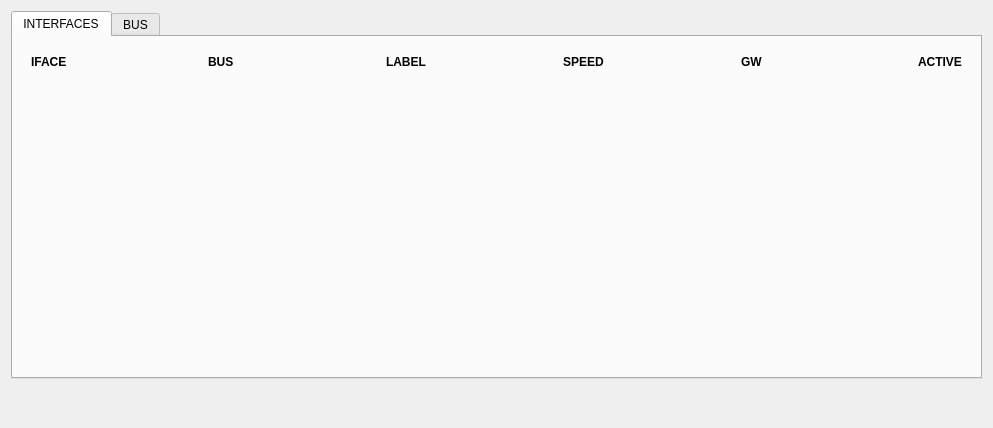
<?xml version="1.0" encoding="UTF-8"?>
<ui version="4.0">
 <class>BUS</class>
 <widget class="QWidget" name="BUS">
  <property name="geometry">
   <rect>
    <x>0</x>
    <y>0</y>
    <width>993</width>
    <height>428</height>
   </rect>
  </property>
  <property name="sizePolicy">
   <sizepolicy hsizetype="Preferred" vsizetype="Minimum">
    <horstretch>0</horstretch>
    <verstretch>0</verstretch>
   </sizepolicy>
  </property>
  <property name="windowTitle">
   <string/>
  </property>
  <layout class="QVBoxLayout" name="verticalLayout">
   <item>
    <widget class="QTabWidget" name="tabWidget">
     <property name="cursor">
      <cursorShape>ArrowCursor</cursorShape>
     </property>
     <property name="currentIndex">
      <number>0</number>
     </property>
     <widget class="QWidget" name="tabIface">
      <property name="sizePolicy">
       <sizepolicy hsizetype="Preferred" vsizetype="Minimum">
        <horstretch>0</horstretch>
        <verstretch>0</verstretch>
       </sizepolicy>
      </property>
      <property name="cursor">
       <cursorShape>ArrowCursor</cursorShape>
      </property>
      <property name="styleSheet">
       <string notr="true"/>
      </property>
      <attribute name="title">
       <string>INTERFACES</string>
      </attribute>
      <layout class="QVBoxLayout" name="tabIfaceLayout">
       <item>
        <widget class="QWidget" name="gridIface" native="true">
         <layout class="QGridLayout" name="ifaceGridLayout">
          <item row="0" column="3">
           <widget class="QLabel" name="busTitleSpeed">
            <property name="font">
             <font>
              <weight>75</weight>
              <bold>true</bold>
             </font>
            </property>
            <property name="text">
             <string>SPEED</string>
            </property>
           </widget>
          </item>
          <item row="0" column="0">
           <widget class="QLabel" name="busTitleIface">
            <property name="sizePolicy">
             <sizepolicy hsizetype="Preferred" vsizetype="Fixed">
              <horstretch>0</horstretch>
              <verstretch>0</verstretch>
             </sizepolicy>
            </property>
            <property name="font">
             <font>
              <weight>75</weight>
              <bold>true</bold>
             </font>
            </property>
            <property name="text">
             <string>IFACE</string>
            </property>
           </widget>
          </item>
          <item row="0" column="1">
           <widget class="QLabel" name="busTitlePreset">
            <property name="font">
             <font>
              <weight>75</weight>
              <bold>true</bold>
             </font>
            </property>
            <property name="text">
             <string>BUS</string>
            </property>
           </widget>
          </item>
          <item row="0" column="2">
           <widget class="QLabel" name="busTitleName">
            <property name="font">
             <font>
              <weight>75</weight>
              <bold>true</bold>
             </font>
            </property>
            <property name="text">
             <string>LABEL</string>
            </property>
           </widget>
          </item>
          <item row="0" column="4">
           <widget class="QLabel" name="busTitleGw">
            <property name="font">
             <font>
              <weight>75</weight>
              <bold>true</bold>
             </font>
            </property>
            <property name="text">
             <string>GW</string>
            </property>
           </widget>
          </item>
          <item row="0" column="5">
           <widget class="QLabel" name="busTitleActive">
            <property name="sizePolicy">
             <sizepolicy hsizetype="Fixed" vsizetype="Preferred">
              <horstretch>0</horstretch>
              <verstretch>0</verstretch>
             </sizepolicy>
            </property>
            <property name="font">
             <font>
              <weight>75</weight>
              <bold>true</bold>
             </font>
            </property>
            <property name="text">
             <string>ACTIVE</string>
            </property>
           </widget>
          </item>
         </layout>
        </widget>
       </item>
       <item>
        <spacer name="verticalSpacer_2">
         <property name="orientation">
          <enum>Qt::Vertical</enum>
         </property>
         <property name="sizeHint" stdset="0">
          <size>
           <width>20</width>
           <height>40</height>
          </size>
         </property>
        </spacer>
       </item>
      </layout>
     </widget>
     <widget class="QWidget" name="tabBus">
      <property name="cursor">
       <cursorShape>PointingHandCursor</cursorShape>
      </property>
      <attribute name="title">
       <string>BUS</string>
      </attribute>
      <layout class="QVBoxLayout" name="verticalLayout_2">
       <item>
        <widget class="QWidget" name="busEditor" native="true">
         <property name="sizePolicy">
          <sizepolicy hsizetype="Preferred" vsizetype="Preferred">
           <horstretch>0</horstretch>
           <verstretch>0</verstretch>
          </sizepolicy>
         </property>
         <layout class="QGridLayout" name="gridLayout">
          <item row="9" column="4">
           <widget class="QComboBox" name="fldOBD2">
            <property name="sizePolicy">
             <sizepolicy hsizetype="Preferred" vsizetype="Fixed">
              <horstretch>0</horstretch>
              <verstretch>0</verstretch>
             </sizepolicy>
            </property>
            <property name="minimumSize">
             <size>
              <width>80</width>
              <height>0</height>
             </size>
            </property>
            <property name="maximumSize">
             <size>
              <width>16777215</width>
              <height>16777215</height>
             </size>
            </property>
           </widget>
          </item>
          <item row="9" column="1">
           <widget class="QComboBox" name="fldOBD1">
            <property name="sizePolicy">
             <sizepolicy hsizetype="Preferred" vsizetype="Fixed">
              <horstretch>0</horstretch>
              <verstretch>0</verstretch>
             </sizepolicy>
            </property>
            <property name="minimumSize">
             <size>
              <width>80</width>
              <height>0</height>
             </size>
            </property>
            <property name="maximumSize">
             <size>
              <width>16777215</width>
              <height>16777215</height>
             </size>
            </property>
           </widget>
          </item>
          <item row="1" column="0">
           <widget class="QLabel" name="labelName">
            <property name="text">
             <string>NAME</string>
            </property>
           </widget>
          </item>
          <item row="13" column="5">
           <widget class="QPushButton" name="editorCancel">
            <property name="sizePolicy">
             <sizepolicy hsizetype="Preferred" vsizetype="Fixed">
              <horstretch>0</horstretch>
              <verstretch>0</verstretch>
             </sizepolicy>
            </property>
            <property name="maximumSize">
             <size>
              <width>16777215</width>
              <height>16777215</height>
             </size>
            </property>
            <property name="cursor">
             <cursorShape>PointingHandCursor</cursorShape>
            </property>
            <property name="text">
             <string>CANCEL</string>
            </property>
            <property name="cssClass" stdset="0">
             <string>btn-danger</string>
            </property>
           </widget>
          </item>
          <item row="1" column="4">
           <widget class="QLabel" name="lblPadding">
            <property name="text">
             <string>PADDING</string>
            </property>
           </widget>
          </item>
          <item row="13" column="2">
           <widget class="QPushButton" name="btnDelete">
            <property name="text">
             <string>DELETE</string>
            </property>
            <property name="cssClass" stdset="0">
             <string>btn-danger</string>
            </property>
           </widget>
          </item>
          <item row="7" column="5">
           <widget class="QComboBox" name="fldWire21">
            <property name="sizePolicy">
             <sizepolicy hsizetype="Preferred" vsizetype="Fixed">
              <horstretch>0</horstretch>
              <verstretch>0</verstretch>
             </sizepolicy>
            </property>
            <property name="minimumSize">
             <size>
              <width>80</width>
              <height>0</height>
             </size>
            </property>
            <property name="maximumSize">
             <size>
              <width>16777215</width>
              <height>16777215</height>
             </size>
            </property>
           </widget>
          </item>
          <item row="7" column="2">
           <widget class="QComboBox" name="fldWire11">
            <property name="sizePolicy">
             <sizepolicy hsizetype="Preferred" vsizetype="Fixed">
              <horstretch>0</horstretch>
              <verstretch>0</verstretch>
             </sizepolicy>
            </property>
            <property name="minimumSize">
             <size>
              <width>80</width>
              <height>0</height>
             </size>
            </property>
            <property name="maximumSize">
             <size>
              <width>16777215</width>
              <height>16777215</height>
             </size>
            </property>
           </widget>
          </item>
          <item row="13" column="4">
           <widget class="QPushButton" name="editorSave">
            <property name="sizePolicy">
             <sizepolicy hsizetype="Preferred" vsizetype="Fixed">
              <horstretch>0</horstretch>
              <verstretch>0</verstretch>
             </sizepolicy>
            </property>
            <property name="minimumSize">
             <size>
              <width>180</width>
              <height>0</height>
             </size>
            </property>
            <property name="text">
             <string>SAVE</string>
            </property>
            <property name="cssClass" stdset="0">
             <string>btn-success</string>
            </property>
           </widget>
          </item>
          <item row="4" column="1">
           <widget class="QComboBox" name="fldKlnInit">
            <property name="sizePolicy">
             <sizepolicy hsizetype="Preferred" vsizetype="Fixed">
              <horstretch>0</horstretch>
              <verstretch>0</verstretch>
             </sizepolicy>
            </property>
            <property name="maximumSize">
             <size>
              <width>16777215</width>
              <height>16777215</height>
             </size>
            </property>
           </widget>
          </item>
          <item row="1" column="1">
           <widget class="QLineEdit" name="fldName">
            <property name="sizePolicy">
             <sizepolicy hsizetype="Preferred" vsizetype="Fixed">
              <horstretch>0</horstretch>
              <verstretch>0</verstretch>
             </sizepolicy>
            </property>
            <property name="maximumSize">
             <size>
              <width>16777215</width>
              <height>16777215</height>
             </size>
            </property>
            <property name="maxLength">
             <number>16</number>
            </property>
           </widget>
          </item>
          <item row="7" column="1">
           <widget class="QComboBox" name="fldWire10">
            <property name="sizePolicy">
             <sizepolicy hsizetype="Preferred" vsizetype="Fixed">
              <horstretch>0</horstretch>
              <verstretch>0</verstretch>
             </sizepolicy>
            </property>
            <property name="minimumSize">
             <size>
              <width>80</width>
              <height>0</height>
             </size>
            </property>
            <property name="maximumSize">
             <size>
              <width>16777215</width>
              <height>16777215</height>
             </size>
            </property>
           </widget>
          </item>
          <item row="5" column="0">
           <widget class="QLabel" name="labelComment">
            <property name="text">
             <string>COMMENT</string>
            </property>
            <property name="alignment">
             <set>Qt::AlignLeading|Qt::AlignLeft|Qt::AlignTop</set>
            </property>
           </widget>
          </item>
          <item row="13" column="0" colspan="2">
           <widget class="QWidget" name="busEditorBtn" native="true">
            <layout class="QHBoxLayout" name="horizontalLayout_3">
             <property name="leftMargin">
              <number>0</number>
             </property>
             <property name="topMargin">
              <number>0</number>
             </property>
             <property name="rightMargin">
              <number>0</number>
             </property>
             <property name="bottomMargin">
              <number>0</number>
             </property>
             <item>
              <widget class="QLineEdit" name="fldManufacturer">
               <property name="sizePolicy">
                <sizepolicy hsizetype="Minimum" vsizetype="Fixed">
                 <horstretch>0</horstretch>
                 <verstretch>0</verstretch>
                </sizepolicy>
               </property>
              </widget>
             </item>
            </layout>
           </widget>
          </item>
          <item row="9" column="0">
           <widget class="QLabel" name="labelOBD1">
            <property name="text">
             <string>WIRE_1_OBD</string>
            </property>
           </widget>
          </item>
          <item row="3" column="1">
           <widget class="QComboBox" name="fldLinVersion">
            <property name="sizePolicy">
             <sizepolicy hsizetype="Preferred" vsizetype="Fixed">
              <horstretch>0</horstretch>
              <verstretch>0</verstretch>
             </sizepolicy>
            </property>
            <property name="maximumSize">
             <size>
              <width>16777215</width>
              <height>16777215</height>
             </size>
            </property>
           </widget>
          </item>
          <item row="0" column="0">
           <widget class="QLabel" name="labelPreset">
            <property name="text">
             <string>PRESET</string>
            </property>
           </widget>
          </item>
          <item row="7" column="0">
           <widget class="QLabel" name="labelWire1">
            <property name="text">
             <string>WIRE_1_COLOR</string>
            </property>
           </widget>
          </item>
          <item row="1" column="2">
           <widget class="QLabel" name="labelSpeed">
            <property name="text">
             <string>SPEED</string>
            </property>
           </widget>
          </item>
          <item row="0" column="1" colspan="5">
           <widget class="QComboBox" name="fldPreset">
            <property name="sizePolicy">
             <sizepolicy hsizetype="Preferred" vsizetype="Fixed">
              <horstretch>0</horstretch>
              <verstretch>0</verstretch>
             </sizepolicy>
            </property>
            <property name="maximumSize">
             <size>
              <width>16777215</width>
              <height>16777215</height>
             </size>
            </property>
           </widget>
          </item>
          <item row="7" column="4">
           <widget class="QComboBox" name="fldWire20">
            <property name="sizePolicy">
             <sizepolicy hsizetype="Preferred" vsizetype="Fixed">
              <horstretch>0</horstretch>
              <verstretch>0</verstretch>
             </sizepolicy>
            </property>
            <property name="minimumSize">
             <size>
              <width>80</width>
              <height>0</height>
             </size>
            </property>
            <property name="maximumSize">
             <size>
              <width>16777215</width>
              <height>16777215</height>
             </size>
            </property>
           </widget>
          </item>
          <item row="3" column="0">
           <widget class="QLabel" name="labelLinVersion">
            <property name="text">
             <string>VERSION</string>
            </property>
           </widget>
          </item>
          <item row="7" column="3">
           <widget class="QLabel" name="labelWire2">
            <property name="text">
             <string>WIRE_2_COLOR</string>
            </property>
           </widget>
          </item>
          <item row="5" column="1" colspan="5">
           <widget class="QPlainTextEdit" name="fldComment">
            <property name="sizePolicy">
             <sizepolicy hsizetype="Expanding" vsizetype="Maximum">
              <horstretch>0</horstretch>
              <verstretch>0</verstretch>
             </sizepolicy>
            </property>
            <property name="maximumSize">
             <size>
              <width>16777215</width>
              <height>60</height>
             </size>
            </property>
           </widget>
          </item>
          <item row="4" column="0">
           <widget class="QLabel" name="labelKlnInit">
            <property name="text">
             <string>INIT</string>
            </property>
           </widget>
          </item>
          <item row="1" column="3">
           <widget class="QComboBox" name="fldSpeed">
            <property name="sizePolicy">
             <sizepolicy hsizetype="Preferred" vsizetype="Fixed">
              <horstretch>0</horstretch>
              <verstretch>0</verstretch>
             </sizepolicy>
            </property>
            <property name="maximumSize">
             <size>
              <width>16777215</width>
              <height>16777215</height>
             </size>
            </property>
           </widget>
          </item>
          <item row="9" column="3">
           <widget class="QLabel" name="labelOBD2">
            <property name="text">
             <string>WIRE_2_OBD</string>
            </property>
           </widget>
          </item>
          <item row="1" column="5">
           <widget class="QLineEdit" name="fldPadding">
            <property name="sizePolicy">
             <sizepolicy hsizetype="Fixed" vsizetype="Fixed">
              <horstretch>0</horstretch>
              <verstretch>0</verstretch>
             </sizepolicy>
            </property>
            <property name="maxLength">
             <number>3</number>
            </property>
           </widget>
          </item>
         </layout>
        </widget>
       </item>
       <item>
        <widget class="QWidget" name="busList" native="true">
         <property name="enabled">
          <bool>true</bool>
         </property>
         <property name="sizePolicy">
          <sizepolicy hsizetype="Preferred" vsizetype="Preferred">
           <horstretch>0</horstretch>
           <verstretch>0</verstretch>
          </sizepolicy>
         </property>
         <layout class="QGridLayout" name="busListLayout">
          <item row="0" column="1">
           <widget class="QLabel" name="busSpeedTitle">
            <property name="font">
             <font>
              <weight>75</weight>
              <bold>true</bold>
              <kerning>true</kerning>
             </font>
            </property>
            <property name="text">
             <string>BUS_SPEED</string>
            </property>
           </widget>
          </item>
          <item row="0" column="0">
           <widget class="QLabel" name="busNameTitle">
            <property name="sizePolicy">
             <sizepolicy hsizetype="Preferred" vsizetype="Preferred">
              <horstretch>0</horstretch>
              <verstretch>0</verstretch>
             </sizepolicy>
            </property>
            <property name="font">
             <font>
              <weight>75</weight>
              <bold>true</bold>
             </font>
            </property>
            <property name="text">
             <string>BUS_NAME</string>
            </property>
           </widget>
          </item>
          <item row="0" column="3">
           <widget class="QPushButton" name="btnAddBus">
            <property name="sizePolicy">
             <sizepolicy hsizetype="Fixed" vsizetype="Fixed">
              <horstretch>0</horstretch>
              <verstretch>0</verstretch>
             </sizepolicy>
            </property>
            <property name="text">
             <string>ADD_BUS</string>
            </property>
            <property name="cssClass" stdset="0">
             <string>btn-success</string>
            </property>
           </widget>
          </item>
          <item row="0" column="2">
           <widget class="QLabel" name="busColorTitle">
            <property name="font">
             <font>
              <weight>75</weight>
              <bold>true</bold>
             </font>
            </property>
            <property name="text">
             <string>BUS_WIRE</string>
            </property>
           </widget>
          </item>
         </layout>
        </widget>
       </item>
      </layout>
     </widget>
    </widget>
   </item>
   <item>
    <spacer name="verticalSpacer_3">
     <property name="orientation">
      <enum>Qt::Vertical</enum>
     </property>
     <property name="sizeHint" stdset="0">
      <size>
       <width>20</width>
       <height>1</height>
      </size>
     </property>
    </spacer>
   </item>
  </layout>
 </widget>
 <resources/>
 <connections/>
</ui>
